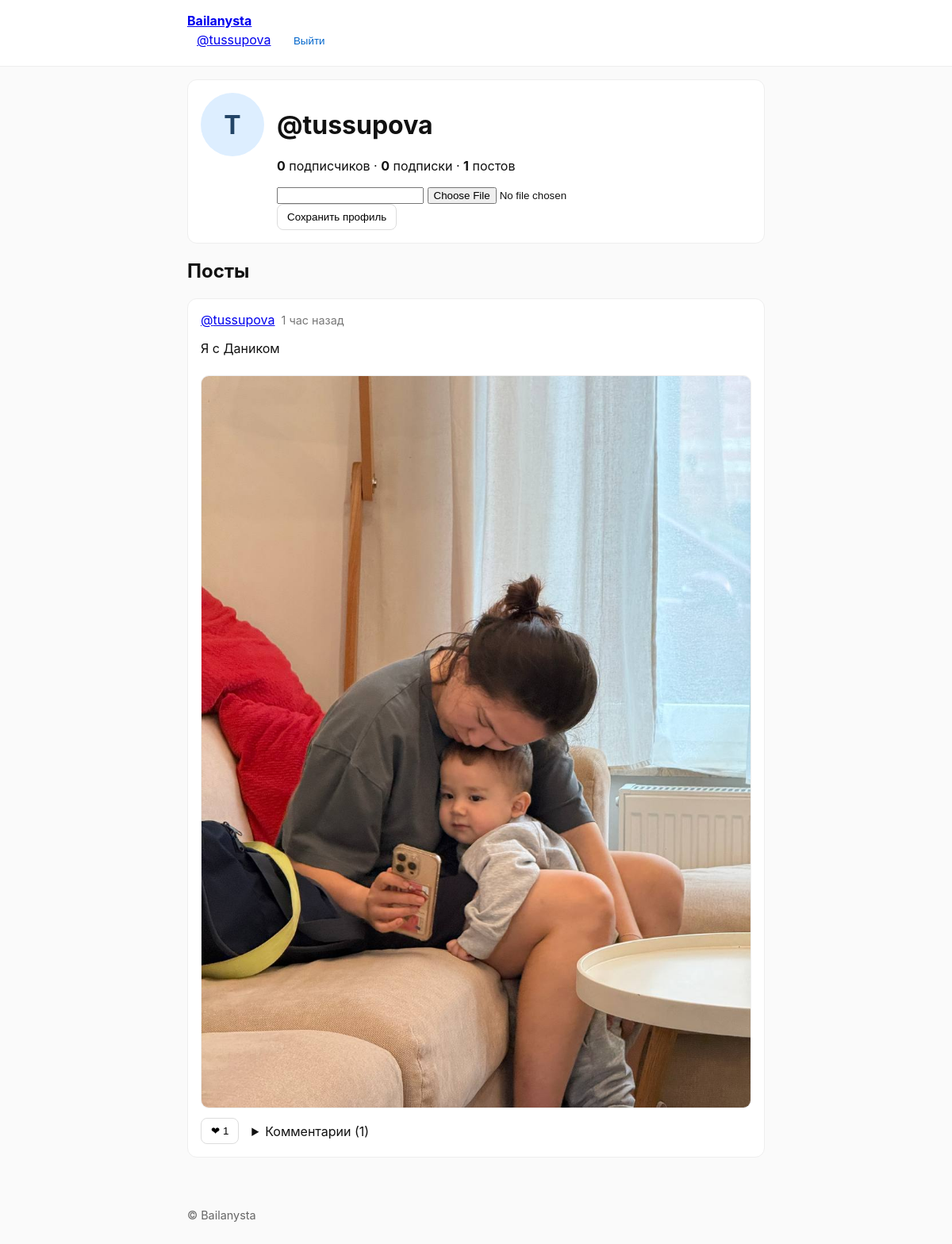
Screenshot of /u/tussupova/ (signed in) with the database file from the repository.
### core/models.py (models this page shows, shortened)
class Profile(models.Model):
    user = models.OneToOneField(User, on_delete=models.CASCADE)
    bio = models.CharField(max_length=160, blank=True)
    avatar = models.ImageField(upload_to=avatar_upload_path, blank=True, null=True)
    created_at = models.DateTimeField(auto_now_add=True)

class Post(models.Model):
    author = models.ForeignKey(User, on_delete=models.CASCADE, related_name='posts')
    body = models.TextField(max_length=500)
    image = models.ImageField(upload_to=user_directory_path, blank=True, null=True)
    created_at = models.DateTimeField(auto_now_add=True)
    class Meta:
        ordering = ['-created_at']

### core/views.py (the view)
# urls.py: path('u/<str:username>/', views.profile_view, name='profile'),
@login_required
def profile_view(request, username):
    user = get_object_or_404(User, username=username)
    profile = get_object_or_404(Profile, user=user)
    posts = user.posts.all()
    is_following = False
    if request.user.is_authenticated and request.user != user:
        is_following = Follow.objects.filter(follower=request.user, following=user).exists()
    return render(request, 'profile.html', {
        'profile_user': user,
        'profile': profile,
        'posts': posts,
        'is_following': is_following,
        'profile_form': ProfileForm(instance=profile) if request.user == user else None,
    })

### core/forms.py
class ProfileForm(forms.ModelForm):
    class Meta:
        model = Profile
        fields = ("bio", "avatar")

### core/templates/profile.html (shortened to what this page needs)
{% extends 'base.html' %}
{% block content %}
  <div class="profile-header">
    <div class="avatar">
      {% if profile.avatar %}
        <img src="{{ profile.avatar.url }}" alt="avatar">
      {% else %}
        <div class="avatar-placeholder">{{ profile_user.username|first|upper }}</div>
      {% endif %}
    </div>
    <div>
      <h1>@{{ profile_user.username }}</h1>
      <p>
        <b>{{ profile_user.followers.count }}</b> подписчиков ·
        <b>{{ profile_user.following.count }}</b> подписки ·
        <b>{{ posts.count }}</b> постов
      </p>
      {% if request.user != profile_user %}
        <form method="post" action="{% url 'toggle_follow' profile_user.username %}">
          {% csrf_token %}
          <button type="submit">{% if is_following %}Отписаться{% else %}Подписаться{% endif %}</button>
        </form>
      {% else %}
        <form method="post" action="{% url 'update_profile' %}" enctype="multipart/form-data" class="profile-edit">
          {{ profile_form.bio }}
          {{ profile_form.avatar }}
          <button type="submit">Сохранить профиль</button>
        </form>
      {% endif %}
    </div>
  </div>
  <h2>Посты</h2>
  {% for post in posts %}
    {% include 'partials/post_card.html' %}
  {% empty %}
    <p>Постов пока нет.</p>
  {% endfor %}
{% endblock %}

### core/templates/base.html (shortened to what this page needs)
<!doctype html>
<html lang="ru">
<head>
    {% load static %}
    <link rel="stylesheet" href="{% static 'css/styles.css' %}">
</head>
<body>
<header class="nav">
  <div class="container">
    <a href="{% url 'feed' %}" class="brand">Bailanysta</a>
    <nav>
      {% if user.is_authenticated %}
        <a href="{% url 'profile' user.username %}">@{{ user.username }}</a>
        <form method="post" action="{% url 'logout' %}" style="display:inline;">
          <button class="link-like">Выйти</button>
        </form>
      {% else %}
        <a href="{% url 'login' %}">Войти</a>
        <a href="{% url 'signup' %}">Регистрация</a>
      {% endif %}
    </nav>
  </div>
</header>
<main class="container">
  {% block content %}{% endblock %}
</main>
<footer class="footer"><div class="container">© Bailanysta</div></footer>
</body>
</html>

### core/templates/partials/post_card.html (shortened to what this page needs)
{% load humanize %}
<article class="post">
  <header>
    <a href="{% url 'profile' post.author.username %}">@{{ post.author.username }}</a>
    <span class="time">{{ post.created_at|naturaltime }}</span>
  </header>
  <p>{{ post.body|linebreaksbr }}</p>
  {% if post.image %}
    <img src="{{ post.image.url }}" alt="image" class="post-image" />
  {% endif %}
  <footer>
    <form method="post" action="{% url 'toggle_like' post.id %}" class="inline">
      <button type="submit">❤ {{ post.likes.count }}</button>
    </form>
    <details>
      <summary>Комментарии ({{ post.comments.count }})</summary>
    </details>
  </footer>
</article>

### core/static/css/styles.css (style rules this page uses)
:root { --max: 760px; }
* { box-sizing: border-box; }
body { font-family: -apple-system, system-ui, Segoe UI, Roboto, sans-serif; margin:0; background:#fafafa; color:#111; }
.container { max-width: var(--max); margin: 0 auto; padding: 1rem; }
.nav { background:#fff; border-bottom:1px solid #eee; position:sticky; top:0; }
.nav .brand { font-weight:700; margin-right:1rem; }
.nav nav a, .nav .link-like { margin-left: .75rem; }
.link-like { background:none; border:none; color:#06c; cursor:pointer; }
.footer { color:#666; font-size:.9rem; padding:1rem 0; }
.post { background:#fff; border:1px solid #eee; border-radius:12px; padding:1rem; margin:1rem 0; }
.post header { display:flex; gap: .5rem; align-items:baseline; }
.post .time { color:#777; font-size:.9rem; }
.post-image { width:100%; border-radius:10px; border:1px solid #eee; margin:.5rem 0; }
.post footer { display:flex; gap: 1rem; align-items:center; }
.profile-header { display:flex; gap:1rem; align-items:flex-start; background:#fff; border:1px solid #eee; border-radius:12px; padding:1rem; margin-bottom:1rem; }
.avatar-placeholder { width:80px; height:80px; border-radius:50%; background:#def; display:flex; align-items:center; justify-content:center; font-size:2rem; font-weight:700; color:#246; }
button { cursor:pointer; border:1px solid #ddd; background:#fff; padding:.5rem .75rem; border-radius:.5rem; }

### rows the page displays
Post: author.username "tussupova", created_at "1 час назад", body "Я с Даником", image (picture), likes.count "1", comments.count "1"

### other values shown
{{ user.username }} "tussupova"
{{ profile_user.username|first|upper }} "T"
{{ profile_user.username }} "tussupova"
{{ profile_user.followers.count }} "0"
{{ profile_user.following.count }} "0"
{{ posts.count }} "1"
